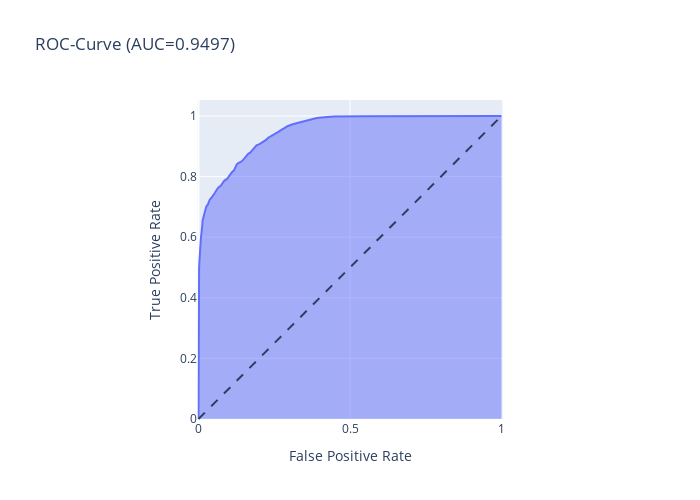

This figure's notebook cell:
### Code cell
rand_for = RandomForestClassifier(n_jobs=-1, random_state=41)

rand_for.fit(X_train, y_train)

res = rand_for.predict(X_test)
resa = rand_for.predict_proba(X_test)[:,1]

confusion_matrix(y_test, res)
fpr, tpr, _ = roc_curve(y_test['response'], resa)
auc_score = roc_auc_score(y_test['response'], resa)


fig = px.area(
    x=fpr, y=tpr,
    title=f'ROC-Curve (AUC={auc(fpr, tpr):.4f})',
    labels=dict(x='False Positive Rate', y='True Positive Rate'),
    width=700, height=500
)


fig.add_shape(
    type='line', line=dict(dash='dash'),
    x0=0, x1=1, y0=0, y1=1
)


fig.update_yaxes(scaleanchor="x", scaleratio=1)
fig.update_xaxes(constrain='domain')

fig.show()

### Figure 1 — Plotly figure (JSON) as saved in the notebook; plotly's stock layout.template omitted (floating-point values rounded to 4 significant figures)
{"data": [{"hovertemplate": "False Positive Rate=%{x}<br>True Positive Rate=%{y}<extra></extra>", "legendgroup": "", "line": {"color": "#636efa"}, "marker": {"symbol": "circle"}, "mode": "lines", "name": "", "orientation": "v", "showlegend": false, "stackgroup": "1", "type": "scatter", "x": [0, 0, 0, 0, 0, 0, 0, 0.0003311, 0.0006623, 0.0009934, 0.001325, 0.001656, 0.001656, 0.001987, 0.001987, 0.002649, 0.00298, 0.004305, 0.004967, 0.005629, 0.006623, 0.006623, 0.008278, 0.009603, 0.01159, 0.01192, 0.01291, 0.01325, 0.01589, 0.01722, 0.01921, 0.02086, 0.02252, 0.02384, 0.02616, 0.03013, 0.03212, 0.03411, 0.03709, 0.04272, 0.04669, 0.05, 0.0543, 0.05861, 0.06159, 0.06556, 0.07351, 0.07715, 0.07947, 0.08377, 0.0894, 0.09404, 0.09801, 0.1017, 0.105, 0.1103, 0.1166, 0.1199, 0.1222, 0.1268, 0.1325, 0.1411, 0.148, 0.1533, 0.1586, 0.1649, 0.1705, 0.1772, 0.1834, 0.1914, 0.2013, 0.2083, 0.2175, 0.2242, 0.2288, 0.2381, 0.246, 0.255, 0.2649, 0.2719, 0.2778, 0.2848, 0.2934, 0.3, 0.3086, 0.3169, 0.3262, 0.3321, 0.344, 0.3553, 0.3639, 0.3719, 0.3778, 0.3868, 0.397, 0.4076, 0.4255, 0.4457, 0.4689, 0.501, 0.5464, 1], "xaxis": "x", "y": [0, 0.1252, 0.1934, 0.2503, 0.2871, 0.3202, 0.35, 0.3715, 0.3944, 0.4139, 0.4305, 0.445, 0.4649, 0.4748, 0.4964, 0.5129, 0.5288, 0.5371, 0.551, 0.5626, 0.5768, 0.5901, 0.6003, 0.6116, 0.6242, 0.6351, 0.643, 0.653, 0.6606, 0.6689, 0.6775, 0.6841, 0.6891, 0.696, 0.702, 0.7066, 0.7132, 0.7175, 0.7238, 0.7301, 0.7348, 0.7407, 0.7467, 0.754, 0.7599, 0.7639, 0.7695, 0.7762, 0.7815, 0.7851, 0.7897, 0.7917, 0.798, 0.8033, 0.8083, 0.8142, 0.8199, 0.8275, 0.8341, 0.8414, 0.8454, 0.8493, 0.856, 0.8623, 0.8689, 0.8758, 0.8791, 0.8861, 0.8947, 0.903, 0.907, 0.9109, 0.9159, 0.9219, 0.9275, 0.9325, 0.9371, 0.943, 0.9483, 0.9533, 0.9579, 0.9606, 0.9662, 0.9699, 0.9719, 0.9745, 0.9768, 0.9791, 0.9825, 0.9848, 0.9864, 0.9891, 0.9921, 0.9924, 0.994, 0.9957, 0.997, 0.998, 0.9987, 0.999, 0.9993, 1], "yaxis": "y"}], "layout": {"height": 500, "legend": {"tracegroupgap": 0}, "shapes": [{"line": {"dash": "dash"}, "type": "line", "x0": 0, "x1": 1, "y0": 0, "y1": 1}], "title": {"text": "ROC-Curve (AUC=0.9497)"}, "width": 700, "xaxis": {"anchor": "y", "constrain": "domain", "domain": [0, 1], "title": {"text": "False Positive Rate"}}, "yaxis": {"anchor": "x", "domain": [0, 1], "scaleanchor": "x", "scaleratio": 1, "title": {"text": "True Positive Rate"}}}}
